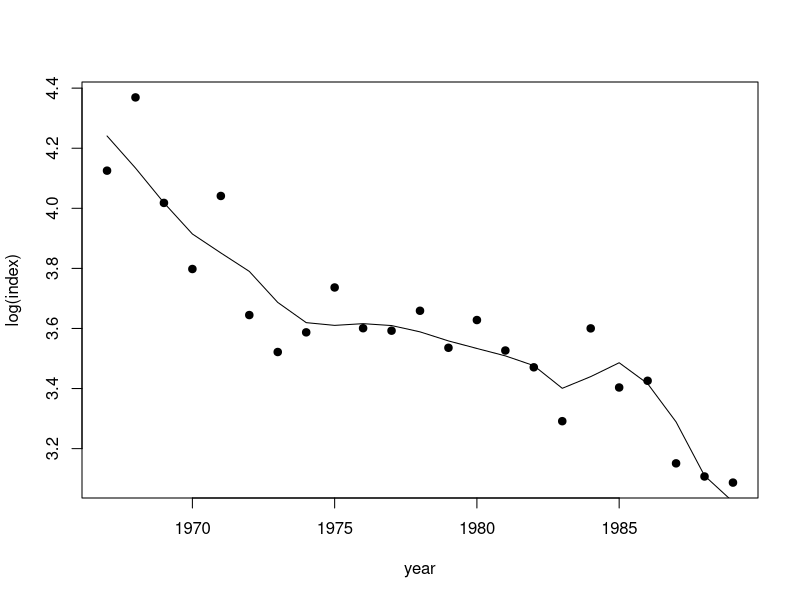
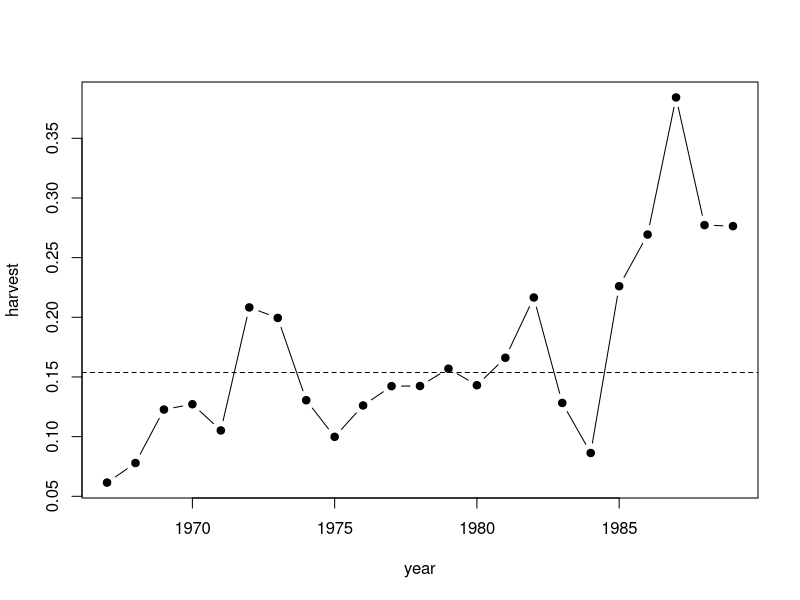
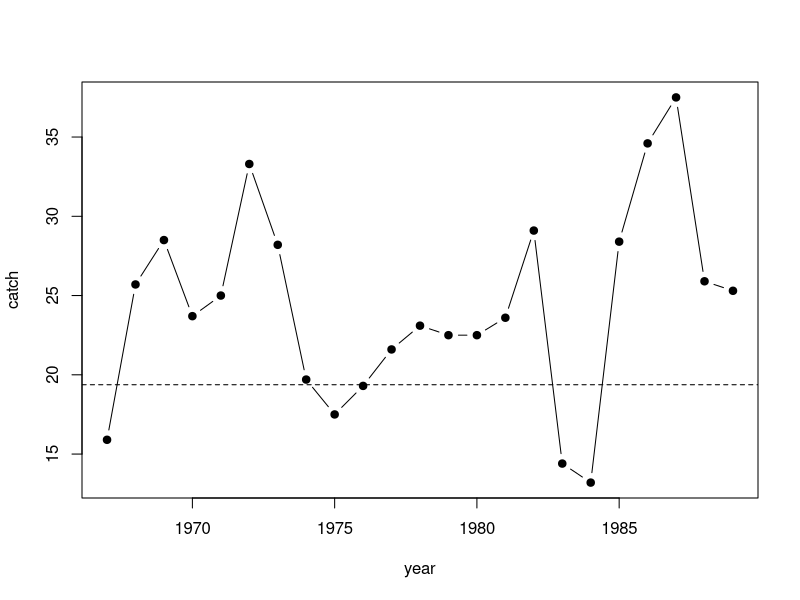
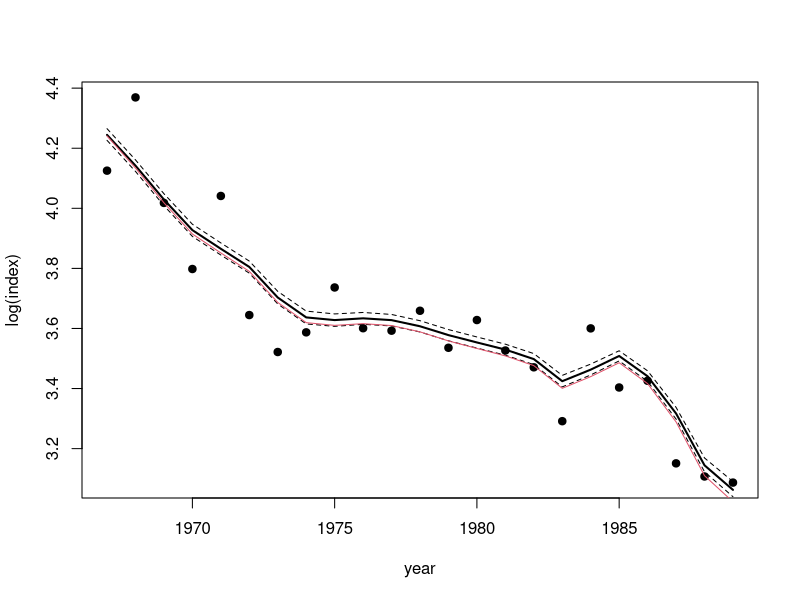
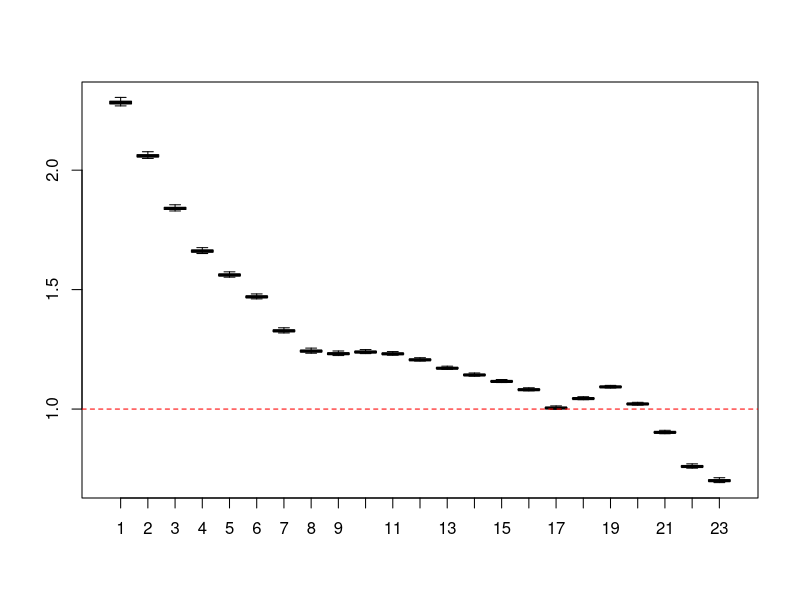
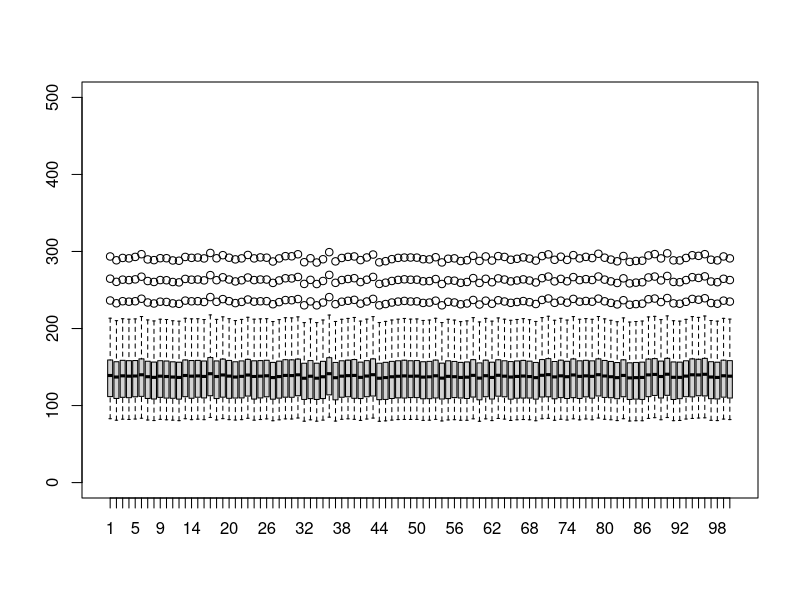

These charts were generated, in order, by the following R code:
# SP_Steve - Biomass dynamics (aka Surplus Production)
# This script shows the steps followed to fit an biomass dynamic model to albacore

# Copyright 2011-12 Iago Mosqueira & Ernesto Jardim, EC JRC

#==============================================================================
# Load Albacore data from Polacheck, 1993.
#==============================================================================
alb <- read.table('albacore.dat', sep='\t', header=TRUE)
attach(alb)

#==============================================================================
# Auxiliary functions
#==============================================================================

#------------------------------------------------------------------------------
# sp.sc
#   This function applies a Schaefer surplus production model and returns the log SS2
#   Estimated parameters are r, K, q (renamed Q for safety) and b0 (virgin biomass).
#------------------------------------------------------------------------------

sp.sc <- function(params, index=index){
  r <- params[1]
  K <- params[2]
  b0 <- params[3]
  Q <- params[4]

  biomass <- rep(b0, length(catch))

  for(y in seq(2, length(catch))){
    biomass[y] <- max(biomass[y-1] + biomass[y-1] * r - (r/K) * biomass[y-1]^2 - catch[y-1], 1e-4)
  }
  return(sum(log(index/(Q*biomass))^2))
}

#------------------------------------------------------------------------------
# getBiomass
#   This function computes biomass from catch considering a Schaefer surplus 
#   production model
#------------------------------------------------------------------------------

getBiomass <- function(r, K, b0, catch){
  biomass <- rep(b0, length(catch))

  for(y in seq(2, length(catch))){
    biomass[y] <- max(biomass[y-1] + biomass[y-1] * r - (r/K) * biomass[y-1]^2 - catch[y-1], 1e-4)
  }
  return(biomass)
}


#==============================================================================
# Modeling
#==============================================================================

#------------------------------------------------------------------------------
# We call optim(), using the 'L-BFGS-B' methods, that allows bounds to be defined.
#   starting values: r=0.5, K = max(catch) * 10, B0 = max(catch) * 10, q = 0.25.
#   bounds: 1e-8 > r < 1, max(catch) > K < Inf, max(catch) > Q < Inf, 1e-8 < q > 1e5
#------------------------------------------------------------------------------

res <- optim(c(0.5, max(catch)*10, max(catch)*10, 0.25), sp.sc,
  method="L-BFGS-B",
  lower=c(1e-8, max(catch), max(catch), 1e-8),
  upper=c(1, Inf, Inf, 1e5),
  control=list(trace=1, parscale=c(0.5, max(catch)*10, max(catch)*10, 0.25)),
  index=index)

# results
r <- res$par[1]
K <- res$par[2]
b0 <- res$par[3]
Q <- res$par[4]

biomass <- getBiomass(r, K, b0, catch)

#------------------------------------------------------------------------------
# diagnostics
#------------------------------------------------------------------------------

# plot CPUE fit
plot(year, log(index), pch=19)
lines(year, log(Q*biomass))

effort <- catch/index
harvest <- Q*effort

Fmsy <- r/2
Bmsy <- K/2
MSY <- Fmsy * Bmsy

# plot fishing mortality
plot(year, harvest, type='b', pch=19)
  abline(Fmsy, 0, lty=2)

# plot catch vs. MSY
plot(year, catch, type='b', pch=19)
  abline(MSY, 0, lty=2)

resid <- log(index/(Q*biomass))

#==============================================================================
# Bootstrap - compute confidence intervals
#==============================================================================

# number of iterations
iter <- 100

# matrix for bootstraped residuals
boot <- matrix(NA, nrow=iter, ncol=length(resid))
for(i in 1:iter)
  # fill up each row by resampling with replacement
  boot[i,] <- sample(resid, replace=TRUE)

# calculate indices as exp(x) + Q * biomass
boot <- apply(boot, 1, function(x) exp(x) + Q * biomass)

# matrix for estimated parameters
params <- matrix(NA, ncol=4, nrow=iter,
  dimnames=list(iter=1:iter, params=c('r', 'K', 'B0', 'q')))

# matrix for biomass
bioms <- matrix(NA, ncol=23, nrow=iter,
  dimnames=list(iter=1:iter, year=1:23))

# fit models with bootstraped indices
for(i in 1:iter)
{
  cat("------ iter: ", i, "------\n")
  params[i,] <- optim(c(0.5, max(catch)*10, max(catch)*10, 0.25), sp.sc,
  method="L-BFGS-B", lower=c(1e-8, max(catch), max(catch), 1e-8),
  upper=c(1, Inf, Inf, 1e5), control=list(trace=1, parscale=c(0.5, max(catch)*10, 
  max(catch)*10, 0.25)), index=boot[,i])$par

  # and calculate biomasses
  bioms[i,] <- getBiomass(params[i,1],params[i,2],params[i,3],catch)
}

# plot boostrap results
plot(year, log(index), pch=19)
lines(year, apply(log(Q*bioms), 2, quantile, 0.025), lty=2)
lines(year, apply(log(Q*bioms), 2, median), lwd=2)
lines(year, apply(log(Q*bioms), 2, quantile, 0.975), lty=2)
lines(year, log(Q*biomass), col=2)

# B/Bmsy
BoBmsy <- apply(bioms,2,function(x)x/(params[,"K"]/2))
boxplot(BoBmsy)
abline(1,0, lty=2, col="red")

# projection
newcatch <- c(catch, rep(13.2,10))
newbioms <- apply(params, 1, function(x) getBiomass(x[1],x[2],x[3],newcatch))
newbioms <- t(newbioms)
sum(newbioms[,33]/(params[,"K"]/2) > 1)/1000
boxplot(t(newbioms), ylim=c(0, 500))
